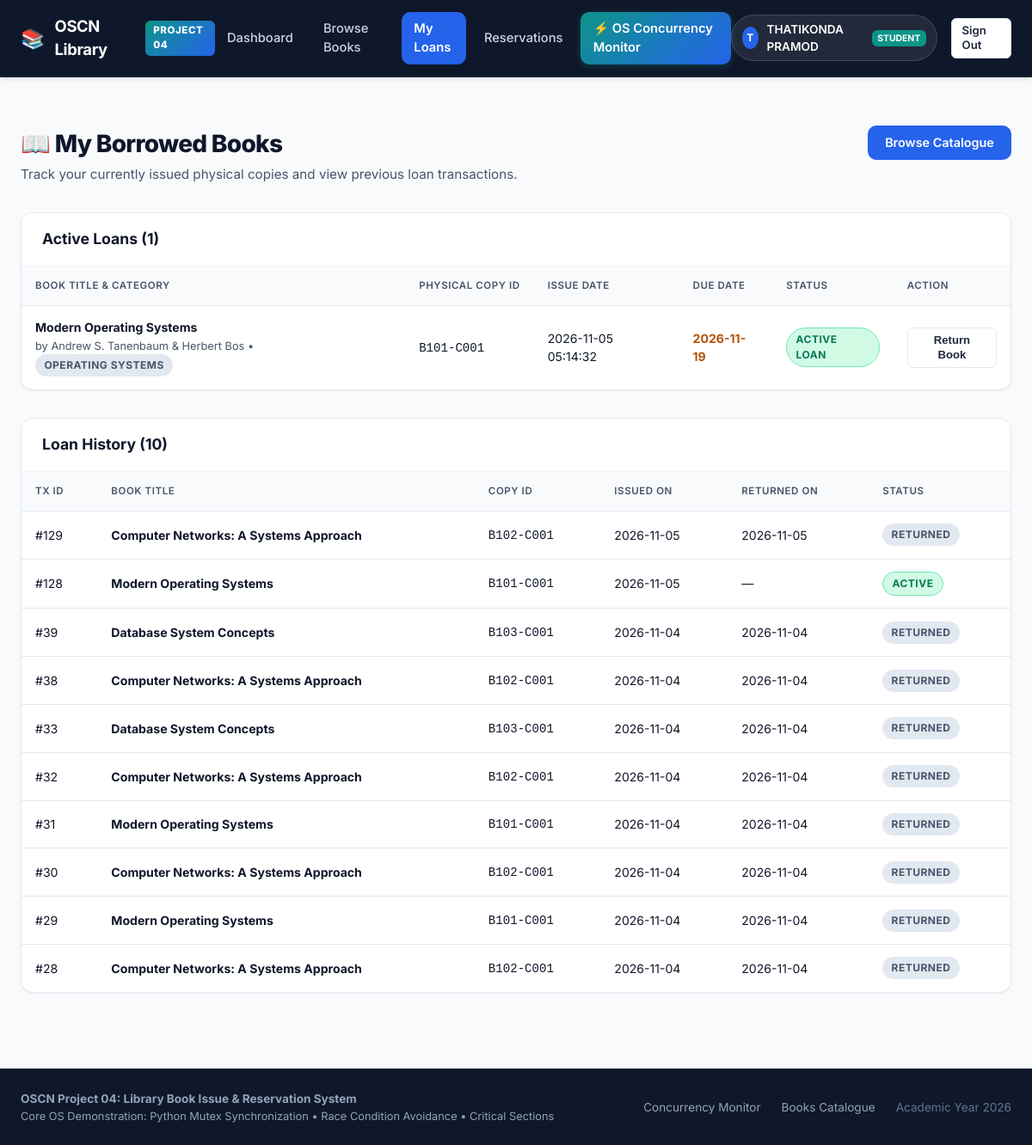
Screenshot of /my-books (signed in) with the database file from the repository.
### tables this page shows
CREATE TABLE transactions (
        transaction_id INTEGER PRIMARY KEY AUTOINCREMENT,
        student_id INTEGER NOT NULL,
        copy_id TEXT NOT NULL,
        issue_date TIMESTAMP DEFAULT CURRENT_TIMESTAMP,
        due_date TIMESTAMP NOT NULL,
        return_date TIMESTAMP,
        status TEXT NOT NULL CHECK(status IN ('ACTIVE', 'RETURNED')) DEFAULT 'ACTIVE',
        FOREIGN KEY (student_id) REFERENCES students (student_id),
        FOREIGN KEY (copy_id) REFERENCES book_copies (copy_id)
    );

CREATE TABLE books (
        book_id TEXT PRIMARY KEY,
        title TEXT NOT NULL,
        author TEXT NOT NULL,
        category TEXT NOT NULL,
        description TEXT,
        cover_image TEXT
    );

### app.py (the view)
@app.route('/my-books')
@auth.student_login_required
def my_books():
    student_id = session['student_id']
    active_loans = models.get_active_transactions_for_student(student_id)
    history = models.get_all_transactions_for_student(student_id)
    return render_template('my_books.html', active_loans=active_loans, history=history)

### app.py (called while the page is built, shortened)
@app.context_processor
def inject_user_context():
    user_info = None
    if 'student_id' in session:
        user_info = {
            "id": session['student_id'],
            "name": session.get('name'),
            "email": session.get('email'),
            "role": "student"
        }
    return {
        "current_user": user_info,
        "now_year": datetime.now().year
    }

### auth.py (called while the page is built)
def student_login_required(f):
    @wraps(f)
    def decorated_function(*args, **kwargs):
        if 'student_id' not in session or session.get('role') != 'student':
            if request.is_json or request.path.startswith('/api/'):
                return jsonify({"success": False, "error": "Authentication required. Please log in as a student."}), 401
            flash("Please log in as a student to access this page.", "warning")
            return redirect(url_for('login_page'))
        return f(*args, **kwargs)
    return decorated_function

### database.py (called while the page is built)
def get_db_connection():
    conn = sqlite3.connect(DB_PATH, timeout=20.0)
    conn.row_factory = sqlite3.Row
    conn.execute("PRAGMA foreign_keys = ON;")
    return conn

### models.py (called while the page is built)
def get_active_transactions_for_student(student_id):
    conn = get_db_connection()
    loans = conn.execute("""
    SELECT
        t.transaction_id, t.student_id, t.copy_id, t.issue_date, t.due_date, t.status,
        b.book_id, b.title, b.author, b.category, b.cover_image
    FROM transactions t
    JOIN book_copies c ON t.copy_id = c.copy_id
    JOIN books b ON c.book_id = b.book_id
    WHERE t.student_id = ? AND t.status = 'ACTIVE'
    ORDER BY t.issue_date DESC
    """, (student_id,)).fetchall()
    conn.close()
    return loans

def get_all_transactions_for_student(student_id):
    conn = get_db_connection()
    history = conn.execute("""
    SELECT
        t.transaction_id, t.student_id, t.copy_id, t.issue_date, t.due_date, t.return_date, t.status,
        b.book_id, b.title, b.author, b.category
    FROM transactions t
    JOIN book_copies c ON t.copy_id = c.copy_id
    JOIN books b ON c.book_id = b.book_id
    WHERE t.student_id = ?
    ORDER BY t.transaction_id DESC
    """, (student_id,)).fetchall()
    conn.close()
    return history

### templates/my_books.html (shortened to what this page needs)
{% extends "base.html" %}
{% block content %}
<div class="page-header">
    <div>
        <h1 class="page-title">
            <span>📖 My Borrowed Books</span>
        </h1>
        <p class="page-subtitle">Track your currently issued physical copies and view previous loan transactions.</p>
    </div>
    <a href="{{ url_for('books_catalogue') }}" class="btn btn-primary">Browse Catalogue</a>
</div>
<div class="card">
    <div class="card-header">
        <h3>Active Loans ({{ active_loans | length }})</h3>
    </div>
    <div class="card-body" style="padding: 0;">
        {% if active_loans %}
            <div class="table-responsive">
                <table class="table">
                    <thead>
                        <tr>
                            <th>Book Title & Category</th>
                            <th>Physical Copy ID</th>
                            <th>Issue Date</th>
                            <th>Due Date</th>
                            <th>Status</th>
                            <th>Action</th>
                        </tr>
                    </thead>
                    <tbody>
                        {% for loan in active_loans %}
                        <tr>
                            <td>
                                <strong>{{ loan.title }}</strong><br>
                                <span style="font-size: 0.8rem; color: var(--text-secondary);">by {{ loan.author }} • <span class="badge badge-completed">{{ loan.category }}</span></span>
                            </td>
                            <td><code>{{ loan.copy_id }}</code></td>
                            <td>{{ loan.issue_date }}</td>
                            <td><strong style="color: #B45309;">{{ loan.due_date[:10] }}</strong></td>
                            <td><span class="badge badge-ready">ACTIVE LOAN</span></td>
                            <td>
                                <form action="{{ url_for('return_action') }}" method="POST">
                                    <button type="submit" class="btn btn-secondary btn-sm" onclick="return confirm('Confirm return of copy {{ loan.copy_id }}?')">
                                        Return Book
                                    </button>
                                </form>
                            </td>
                        </tr>
                        {% endfor %}
                    </tbody>
                </table>
            </div>
        {% endif %}
    </div>
</div>
<div class="card" style="margin-top: 2rem;">
    <div class="card-header">
        <h3>Loan History ({{ history | length }})</h3>
    </div>
    <div class="card-body" style="padding: 0;">
        {% if history %}
            <div class="table-responsive">
                <table class="table">
                    <thead>
                        <tr>
                            <th>Tx ID</th>
                            <th>Book Title</th>
                            <th>Copy ID</th>
                            <th>Issued On</th>
                            <th>Returned On</th>
                            <th>Status</th>
                        </tr>
                    </thead>
                    <tbody>
                        {% for tx in history %}
                        <tr>
                            <td>#{{ tx.transaction_id }}</td>
                            <td><strong>{{ tx.title }}</strong></td>
                            <td><code>{{ tx.copy_id }}</code></td>
                            <td>{{ tx.issue_date[:10] }}</td>
                            <td>{{ tx.return_date[:10] if tx.return_date else '—' }}</td>
                            <td>
                                <span class="badge {% if tx.status == 'ACTIVE' %}badge-ready{% else %}badge-completed{% endif %}">
                                    {{ tx.status }}
                                </span>
                            </td>
                        </tr>
                        {% endfor %}
                    </tbody>
                </table>
            </div>
        {% else %}
            <div style="text-align: center; padding: 2rem 1rem; color: var(--text-muted);">
                No historical records found.
            </div>
        {% endif %}
    </div>
</div>
{% endblock %}

### static/css/style.css (style rules this page uses)
:root { --primary-navy: #0F172A; --navy-light: #1E293B; --navy-lighter: #334155; --action-blue: #2563EB; --action-blue-hover: #1D4ED8; --action-blue-light: #EFF6FF; --accent-teal: #0D9488; --accent-teal-light: #F0FDFA; --bg-page: #F8FAFC; --card-bg: #FFFFFF; --text-primary: #0F172A; --text-secondary: #475569; --text-muted: #94A3B8; --border-color: #E2E8F0; --border-light: #F1F5F9; --success: #10B981; --success-light: #ECFDF5; --danger: #EF4444; --danger-light: #FEF2F2; --warning: #F59E0B; --warning-light: #FFFBEB; --purple: #8B5CF6; --purple-light: #F5F3FF; --shadow-sm: 0 1px 2px 0 rgba(0, 0, 0, 0.05); --shadow-md: 0 4px 6px -1px rgba(0, 0, 0, 0.08), 0 2px 4px -2px rgba(0, 0, 0, 0.04); --shadow-lg: 0 10px 15px -3px rgba(0, 0, 0, 0.1), 0 4px 6px -4px rgba(0, 0, 0, 0.05); --shadow-xl: 0 20px 25px -5px rgba(0, 0, 0, 0.1), 0 8px 10px -6px rgba(0, 0, 0, 0.04); --radius-sm: 6px; --radius-md: 10px; --radius-lg: 14px; --radius-xl: 20px; --radius-full: 9999px; --font-sans: 'Inter', -apple-system, BlinkMacSystemFont, "Segoe UI", Roboto, sans-serif; --font-mono: 'JetBrains Mono', monospace; --transition: all 0.2s cubic-bezier(0.4, 0, 0.2, 1); }
* { margin: 0; padding: 0; box-sizing: border-box; }
body { font-family: var(--font-sans); background-color: var(--bg-page); color: var(--text-primary); line-height: 1.5; -webkit-font-smoothing: antialiased; min-height: 100vh; display: flex; flex-direction: column; }
a { color: var(--action-blue); text-decoration: none; transition: var(--transition); }
.page-header { margin-bottom: 2rem; display: flex; justify-content: space-between; align-items: flex-start; flex-wrap: wrap; gap: 1rem; }
.page-title { font-size: 1.75rem; font-weight: 800; color: var(--primary-navy); letter-spacing: -0.025em; display: flex; align-items: center; gap: 0.75rem; }
.page-subtitle { font-size: 0.95rem; color: var(--text-secondary); margin-top: 0.25rem; }
.btn { display: inline-flex; align-items: center; justify-content: center; gap: 0.5rem; padding: 0.6rem 1.2rem; font-size: 0.9rem; font-weight: 600; border-radius: var(--radius-md); border: 1px solid transparent; cursor: pointer; transition: var(--transition); line-height: 1.3; }
.btn-primary { background-color: var(--action-blue); color: #FFFFFF; }
.btn-secondary { background-color: #FFFFFF; color: var(--navy-light); border-color: var(--border-color); }
.btn-sm { padding: 0.35rem 0.75rem; font-size: 0.82rem; border-radius: var(--radius-sm); }
.card { background-color: var(--card-bg); border: 1px solid var(--border-color); border-radius: var(--radius-lg); box-shadow: var(--shadow-sm); overflow: hidden; margin-bottom: 1.5rem; }
.card-header { padding: 1.1rem 1.5rem; border-bottom: 1px solid var(--border-light); display: flex; justify-content: space-between; align-items: center; background-color: #FFFFFF; }
.card-header h3 { font-size: 1.1rem; font-weight: 700; color: var(--primary-navy); }
.card-body { padding: 1.5rem; }
.badge { display: inline-flex; align-items: center; gap: 0.35rem; padding: 0.25rem 0.65rem; font-size: 0.75rem; font-weight: 700; border-radius: var(--radius-full); text-transform: uppercase; letter-spacing: 0.04em; }
.badge-ready { background-color: #D1FAE5; color: #047857; border: 1px solid #6EE7B7; }
.badge-completed { background-color: #E2E8F0; color: #475569; }
.table-responsive { overflow-x: auto; width: 100%; }
.table { width: 100%; border-collapse: collapse; font-size: 0.88rem; text-align: left; }
.table th { background-color: #F8FAFC; color: var(--text-secondary); font-weight: 600; padding: 0.85rem 1rem; border-bottom: 1px solid var(--border-color); text-transform: uppercase; font-size: 0.72rem; letter-spacing: 0.05em; white-space: nowrap; }
.table td { padding: 0.9rem 1rem; border-bottom: 1px solid var(--border-color); color: var(--text-primary); vertical-align: middle; }
.table tr:last-child td { border-bottom: none; }

### rows the page displays
transactions: title "Modern Operating Systems", author "Andrew S. Tanenbaum & Herbert Bos", category "OPERATING SYSTEMS", copy_id "B101-C001", issue_date "2026-11-05 05:14:32", due_date "2026-11-19", transaction_id "128", issue_date "2026-11-05", return_date "—", status "ACTIVE"
transactions: transaction_id "129", title "Computer Networks: A Systems Approach", copy_id "B102-C001", issue_date "2026-11-05", return_date "2026-11-05", status "RETURNED"
transactions: transaction_id "39", title "Database System Concepts", copy_id "B103-C001", issue_date "2026-11-04", return_date "2026-11-04", status "RETURNED"
transactions: transaction_id "38", title "Computer Networks: A Systems Approach", copy_id "B102-C001", issue_date "2026-11-04", return_date "2026-11-04", status "RETURNED"
transactions: transaction_id "33", title "Database System Concepts", copy_id "B103-C001", issue_date "2026-11-04", return_date "2026-11-04", status "RETURNED"
transactions: transaction_id "32", title "Computer Networks: A Systems Approach", copy_id "B102-C001", issue_date "2026-11-04", return_date "2026-11-04", status "RETURNED"
transactions: transaction_id "31", title "Modern Operating Systems", copy_id "B101-C001", issue_date "2026-11-04", return_date "2026-11-04", status "RETURNED"
transactions: transaction_id "30", title "Computer Networks: A Systems Approach", copy_id "B102-C001", issue_date "2026-11-04", return_date "2026-11-04", status "RETURNED"
transactions: transaction_id "29", title "Modern Operating Systems", copy_id "B101-C001", issue_date "2026-11-04", return_date "2026-11-04", status "RETURNED"
transactions: transaction_id "28", title "Computer Networks: A Systems Approach", copy_id "B102-C001", issue_date "2026-11-04", return_date "2026-11-04", status "RETURNED"

### other values shown
{{ current_user.name[0] | upper }} "T"
{{ current_user.name }} "THATIKONDA PRAMOD"
{{ current_user.role }} "STUDENT"
{{ active_loans | length }} "1"
{{ history | length }} "10"
